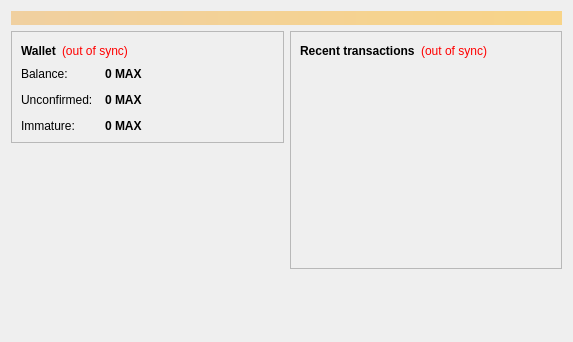
<?xml version="1.0" encoding="UTF-8"?>
<ui version="4.0">
 <class>OverviewPage</class>
 <widget class="QWidget" name="OverviewPage">
  <property name="geometry">
   <rect>
    <x>0</x>
    <y>0</y>
    <width>573</width>
    <height>342</height>
   </rect>
  </property>
  <property name="windowTitle">
   <string>Form</string>
  </property>
  <layout class="QVBoxLayout" name="topLayout">
   <item>
    <widget class="QLabel" name="labelAlerts">
     <property name="visible">
      <bool>false</bool>
     </property>
     <property name="styleSheet">
      <string notr="true">background-color: qlineargradient(x1: 0, y1: 0, x2: 1, y2: 0, stop:0 #F0D0A0, stop:1 #F8D488); color:#000000;</string>
     </property>
     <property name="wordWrap">
      <bool>true</bool>
     </property>
     <property name="margin">
      <number>3</number>
     </property>
    </widget>
   </item>
   <item>
    <layout class="QHBoxLayout" name="horizontalLayout" stretch="1,1">
     <item>
      <layout class="QVBoxLayout" name="verticalLayout_2">
       <item>
        <widget class="QFrame" name="frame">
         <property name="frameShape">
          <enum>QFrame::StyledPanel</enum>
         </property>
         <property name="frameShadow">
          <enum>QFrame::Raised</enum>
         </property>
         <layout class="QVBoxLayout" name="verticalLayout_4">
          <item>
           <layout class="QHBoxLayout" name="horizontalLayout_4">
            <item>
             <widget class="QLabel" name="label_5">
              <property name="font">
               <font>
                <weight>75</weight>
                <bold>true</bold>
               </font>
              </property>
              <property name="text">
               <string>Wallet</string>
              </property>
             </widget>
            </item>
            <item>
             <widget class="QLabel" name="labelWalletStatus">
              <property name="toolTip">
               <string>The displayed information may be out of date. Your wallet automatically synchronizes with the DreamWorld network after a connection is established, but this process has not completed yet.</string>
              </property>
              <property name="styleSheet">
               <string notr="true">QLabel { color: red; }</string>
              </property>
              <property name="text">
               <string notr="true">(out of sync)</string>
              </property>
              <property name="alignment">
               <set>Qt::AlignLeading|Qt::AlignLeft|Qt::AlignVCenter</set>
              </property>
             </widget>
            </item>
            <item>
             <spacer name="horizontalSpacer_2">
              <property name="orientation">
               <enum>Qt::Horizontal</enum>
              </property>
              <property name="sizeHint" stdset="0">
               <size>
                <width>40</width>
                <height>20</height>
               </size>
              </property>
             </spacer>
            </item>
           </layout>
          </item>
          <item>
           <layout class="QFormLayout" name="formLayout_2">
            <property name="fieldGrowthPolicy">
             <enum>QFormLayout::AllNonFixedFieldsGrow</enum>
            </property>
            <property name="horizontalSpacing">
             <number>12</number>
            </property>
            <property name="verticalSpacing">
             <number>12</number>
            </property>
            <item row="0" column="0">
             <widget class="QLabel" name="label">
              <property name="text">
               <string>Balance:</string>
              </property>
             </widget>
            </item>
            <item row="0" column="1">
             <widget class="QLabel" name="labelBalance">
              <property name="font">
               <font>
                <weight>75</weight>
                <bold>true</bold>
               </font>
              </property>
              <property name="cursor">
               <cursorShape>IBeamCursor</cursorShape>
              </property>
              <property name="toolTip">
               <string>Your current balance</string>
              </property>
              <property name="text">
               <string notr="true">0 MAX</string>
              </property>
              <property name="textInteractionFlags">
               <set>Qt::LinksAccessibleByMouse|Qt::TextSelectableByKeyboard|Qt::TextSelectableByMouse</set>
              </property>
             </widget>
            </item>
            <item row="1" column="0">
             <widget class="QLabel" name="label_3">
              <property name="text">
               <string>Unconfirmed:</string>
              </property>
             </widget>
            </item>
            <item row="1" column="1">
             <widget class="QLabel" name="labelUnconfirmed">
              <property name="font">
               <font>
                <weight>75</weight>
                <bold>true</bold>
               </font>
              </property>
              <property name="cursor">
               <cursorShape>IBeamCursor</cursorShape>
              </property>
              <property name="toolTip">
               <string>Total of transactions that have yet to be confirmed, and do not yet count toward the current balance</string>
              </property>
              <property name="text">
               <string notr="true">0 MAX</string>
              </property>
              <property name="textInteractionFlags">
               <set>Qt::LinksAccessibleByMouse|Qt::TextSelectableByKeyboard|Qt::TextSelectableByMouse</set>
              </property>
             </widget>
            </item>
            <item row="2" column="0">
             <widget class="QLabel" name="labelImmatureText">
              <property name="text">
               <string>Immature:</string>
              </property>
             </widget>
            </item>
            <item row="2" column="1">
             <widget class="QLabel" name="labelImmature">
              <property name="font">
               <font>
                <weight>75</weight>
                <bold>true</bold>
               </font>
              </property>
              <property name="toolTip">
               <string>Mined balance that has not yet matured</string>
              </property>
              <property name="text">
               <string notr="true">0 MAX</string>
              </property>
              <property name="textInteractionFlags">
               <set>Qt::LinksAccessibleByMouse|Qt::TextSelectableByKeyboard|Qt::TextSelectableByMouse</set>
              </property>
             </widget>
            </item>
           </layout>
          </item>
         </layout>
        </widget>
       </item>
       <item>
        <spacer name="verticalSpacer">
         <property name="orientation">
          <enum>Qt::Vertical</enum>
         </property>
         <property name="sizeHint" stdset="0">
          <size>
           <width>20</width>
           <height>40</height>
          </size>
         </property>
        </spacer>
       </item>
      </layout>
     </item>
     <item>
      <layout class="QVBoxLayout" name="verticalLayout_3">
       <item>
        <widget class="QFrame" name="frame_2">
         <property name="frameShape">
          <enum>QFrame::StyledPanel</enum>
         </property>
         <property name="frameShadow">
          <enum>QFrame::Raised</enum>
         </property>
         <layout class="QVBoxLayout" name="verticalLayout">
          <item>
           <layout class="QHBoxLayout" name="horizontalLayout_2">
            <item>
             <widget class="QLabel" name="label_4">
              <property name="text">
               <string>&lt;b&gt;Recent transactions&lt;/b&gt;</string>
              </property>
             </widget>
            </item>
            <item>
             <widget class="QLabel" name="labelTransactionsStatus">
              <property name="toolTip">
               <string>The displayed information may be out of date. Your wallet automatically synchronizes with the DreamWorld network after a connection is established, but this process has not completed yet.</string>
              </property>
              <property name="styleSheet">
               <string notr="true">QLabel { color: red; }</string>
              </property>
              <property name="text">
               <string notr="true">(out of sync)</string>
              </property>
              <property name="alignment">
               <set>Qt::AlignRight|Qt::AlignTrailing|Qt::AlignVCenter</set>
              </property>
             </widget>
            </item>
            <item>
             <spacer name="horizontalSpacer">
              <property name="orientation">
               <enum>Qt::Horizontal</enum>
              </property>
              <property name="sizeHint" stdset="0">
               <size>
                <width>40</width>
                <height>20</height>
               </size>
              </property>
             </spacer>
            </item>
           </layout>
          </item>
          <item>
           <widget class="QListView" name="listTransactions">
            <property name="styleSheet">
             <string notr="true">QListView { background: transparent; }</string>
            </property>
            <property name="frameShape">
             <enum>QFrame::NoFrame</enum>
            </property>
            <property name="verticalScrollBarPolicy">
             <enum>Qt::ScrollBarAlwaysOff</enum>
            </property>
            <property name="horizontalScrollBarPolicy">
             <enum>Qt::ScrollBarAlwaysOff</enum>
            </property>
            <property name="selectionMode">
             <enum>QAbstractItemView::NoSelection</enum>
            </property>
           </widget>
          </item>
         </layout>
        </widget>
       </item>
       <item>
        <spacer name="verticalSpacer_2">
         <property name="orientation">
          <enum>Qt::Vertical</enum>
         </property>
         <property name="sizeHint" stdset="0">
          <size>
           <width>20</width>
           <height>40</height>
          </size>
         </property>
        </spacer>
       </item>
      </layout>
     </item>
    </layout>
   </item>
  </layout>
 </widget>
 <resources/>
 <connections/>
</ui>
